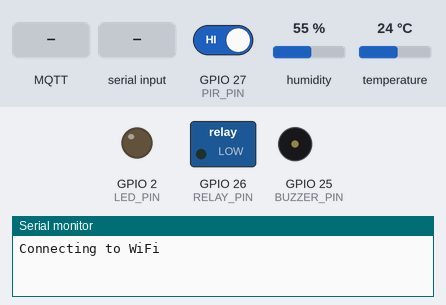
Bench run of a sketch on a simulated ESP32. Shown: switched loads named in the sketch (green lamp = pin HIGH), output pins drawn as LEDs (lit = HIGH), buzzer (waves = sounding), the last lines printed to the serial monitor. The inputs (shaded band) are chosen by the test bench; at power-on: temperature 24 °C, GPIO 27 (PIR_PIN) HIGH, humidity 55 %. WiFi joins after 1.5 s; servers stay silent unless stated; no MQTT or app messages arrive unless stated.

Above: at 1.2 s.
1.3 s: MQTT message "ALERT_ON" arrives on the first subscribed topic
At 5.9 s:
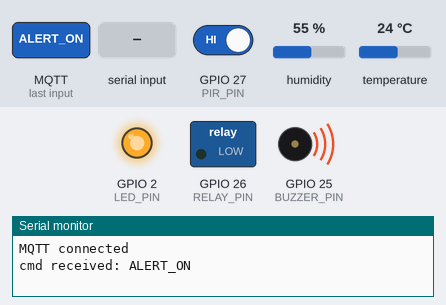
6.5 s: temperature set to 28 °C
11.2 s: temperature set to 31 °C
At 14.5 s:
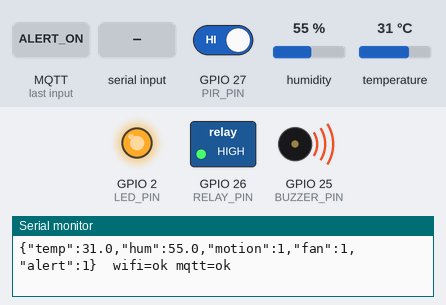
15.5 s: MQTT message "ALERT_OFF" arrives on the first subscribed topic
At 16.4 s:
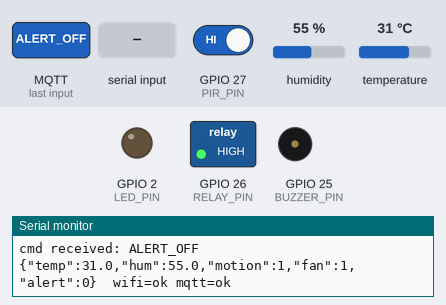
17.0 s: "a" received over Serial
At 17.4 s:
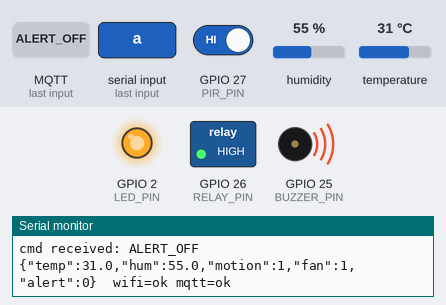
18.5 s: "n" received over Serial
At 19.8 s:
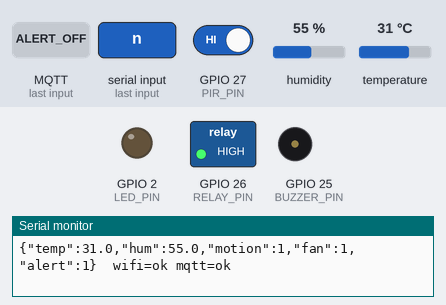
Timing chart, 0 to 21.0 s (numbered marks = the images above; inputs shaded):
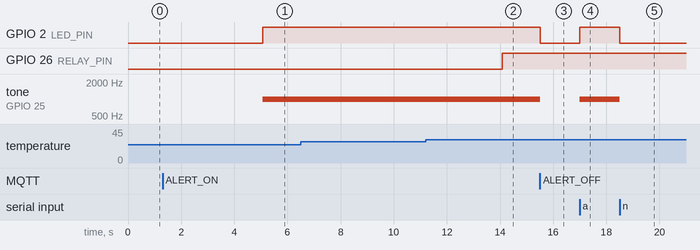

The sketch:

esp32_node.ino
```cpp
// ESP32 IoT sensor node: DHT + PIR + relay (fan) + buzzer + LED, reporting over MQTT.
// Tested in the Wokwi simulator. For the real board, change the settings marked below.
//
// Pins: DHT data GPIO4, PIR out GPIO27, relay IN GPIO26, buzzer GPIO25, LED GPIO2
// Arduino libraries: DHT sensor library, Adafruit Unified Sensor, PubSubClient

#include <WiFi.h>
#include <PubSubClient.h>
#include "DHT.h"

// ---------- settings: change these for the real board ----------
const char* WIFI_SSID    = "YOUR_WIFI_NAME";       // real board: laptop hotspot name
const char* WIFI_PASS    = "YOUR_WIFI_PASSWORD";                  // real board: hotspot password
const int   WIFI_CHANNEL = 0;                 // Wokwi only. Real board: 0
const char* MQTT_HOST    = "192.168.137.1"; // real board: laptop's IP on the hotspot
const int   MQTT_PORT    = 1883;
const char* TOPIC_PREFIX = "iotnids-demo-4821"; // public broker is shared, keep this unique
const char* NODE_ID      = "node1";
// ----------------------------------------------------------------

#define DHTPIN     4
#define DHTTYPE    DHT11   // Wokwi only has DHT22. Use DHT11 on the real board.
#define PIR_PIN    27
#define RELAY_PIN  26
#define BUZZER_PIN 25
#define LED_PIN    2

#define RELAY_ON   HIGH    // many real relay modules are active-LOW: swap if inverted
#define RELAY_OFF  LOW

const float FAN_ON_TEMP  = 30.0;
const float FAN_OFF_TEMP = 28.0;

DHT dht(DHTPIN, DHTTYPE);
WiFiClient espClient;
PubSubClient mqtt(espClient);

String tTelemetry, tCmd, tStatus;
bool fanOn = false;
bool alertOn = false;
unsigned long lastRead = 0;
unsigned long lastMqttTry = 0;

void onMessage(char* topic, byte* payload, unsigned int len) {
  String msg;
  for (unsigned int i = 0; i < len; i++) msg += (char)payload[i];
  msg.trim();
  Serial.println("cmd received: " + msg);
  if (msg == "ALERT_ON")  alertOn = true;
  if (msg == "ALERT_OFF") alertOn = false;
}

// runs every loop, never blocks the fan logic
void networkTick() {
  if (WiFi.status() != WL_CONNECTED) return;   // auto-reconnect is on

  if (!mqtt.connected()) {
    if (millis() - lastMqttTry < 5000) return;
    lastMqttTry = millis();
    String cid = String("esp32-") + TOPIC_PREFIX + "-" + NODE_ID;
    // last-will: broker publishes "offline" if the ESP32 drops
    if (mqtt.connect(cid.c_str(), NULL, NULL, tStatus.c_str(), 1, true, "offline")) {
      mqtt.publish(tStatus.c_str(), "online", true);
      mqtt.subscribe(tCmd.c_str());
      Serial.println("MQTT connected");
    } else {
      Serial.printf("MQTT failed, rc=%d\n", mqtt.state());
    }
    return;
  }
  mqtt.loop();
}

void setup() {
  Serial.begin(115200);
  pinMode(PIR_PIN, INPUT);
  pinMode(RELAY_PIN, OUTPUT);
  pinMode(BUZZER_PIN, OUTPUT);
  pinMode(LED_PIN, OUTPUT);
  digitalWrite(RELAY_PIN, RELAY_OFF);
  dht.begin();

  tTelemetry = String(TOPIC_PREFIX) + "/" + NODE_ID + "/telemetry";
  tCmd       = String(TOPIC_PREFIX) + "/" + NODE_ID + "/cmd";
  tStatus    = String(TOPIC_PREFIX) + "/" + NODE_ID + "/status";

  WiFi.mode(WIFI_STA);
  WiFi.setAutoReconnect(true);
  WiFi.begin(WIFI_SSID, WIFI_PASS, WIFI_CHANNEL);
  Serial.print("Connecting to WiFi");

  mqtt.setServer(MQTT_HOST, MQTT_PORT);
  mqtt.setCallback(onMessage);
}

void loop() {
  networkTick();

  // Serial test commands still work: 'a' = alert on, 'n' = alert off
  if (Serial.available()) {
    char c = Serial.read();
    if (c == 'a') alertOn = true;
    if (c == 'n') alertOn = false;
  }

  if (alertOn) {
    tone(BUZZER_PIN, 1000);
    digitalWrite(LED_PIN, HIGH);
  } else {
    noTone(BUZZER_PIN);
    digitalWrite(LED_PIN, LOW);
  }

  if (millis() - lastRead >= 2000) {
    lastRead = millis();
    float t = dht.readTemperature();
    float h = dht.readHumidity();
    int motion = digitalRead(PIR_PIN);

    if (isnan(t) || isnan(h)) {
      Serial.println("DHT read failed");
      return;
    }

    // fan logic runs on the ESP32 itself, so it works even if the network is down
    if (!fanOn && t >= FAN_ON_TEMP) fanOn = true;
    if (fanOn && t <= FAN_OFF_TEMP) fanOn = false;
    digitalWrite(RELAY_PIN, fanOn ? RELAY_ON : RELAY_OFF);

    char buf[128];
    snprintf(buf, sizeof(buf),
             "{\"temp\":%.1f,\"hum\":%.1f,\"motion\":%d,\"fan\":%d,\"alert\":%d}",
             t, h, motion, fanOn ? 1 : 0, alertOn ? 1 : 0);

    if (mqtt.connected()) mqtt.publish(tTelemetry.c_str(), buf);
    Serial.printf("%s  wifi=%s mqtt=%s\n", buf,
                  WiFi.status() == WL_CONNECTED ? "ok" : "down",
                  mqtt.connected() ? "ok" : "down");
  }
  delay(10);
}
```

Measured:
- the behaviour switches between 29 and 30 °C on temperature (found by bisection; images 1 and 2)
- after the input at 1.3 s, GPIO 2 (LED_PIN): LOW → HIGH after 3.8 s; tone on GPIO 25 (BUZZER_PIN): silent → 1000 Hz after 3.8 s
- after the input at 11.2 s, GPIO 26 (RELAY_PIN): LOW → HIGH after 2.9 s
- after the input at 15.5 s, GPIO 2 (LED_PIN): HIGH → LOW at once; tone on GPIO 25 (BUZZER_PIN): 1000 Hz → silent at once
- after the input at 17.0 s, GPIO 2 (LED_PIN): LOW → HIGH at once; tone on GPIO 25 (BUZZER_PIN): silent → 1000 Hz at once
- after the input at 18.5 s, GPIO 2 (LED_PIN): HIGH → LOW at once; tone on GPIO 25 (BUZZER_PIN): 1000 Hz → silent at once
